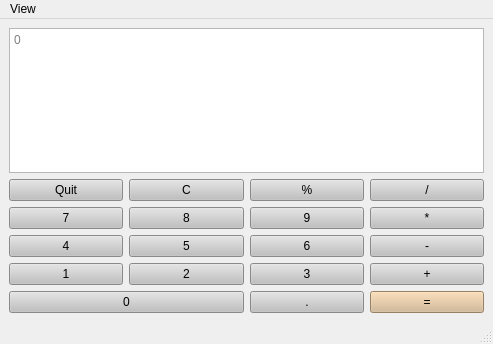
<?xml version="1.0" encoding="UTF-8"?>
<ui version="4.0">
 <class>MainWindow</class>
 <widget class="QMainWindow" name="MainWindow">
  <property name="geometry">
   <rect>
    <x>0</x>
    <y>0</y>
    <width>493</width>
    <height>344</height>
   </rect>
  </property>
  <property name="windowTitle">
   <string>MainWindow</string>
  </property>
  <widget class="QWidget" name="centralwidget">
   <layout class="QHBoxLayout" name="horizontalLayout">
    <item>
     <layout class="QGridLayout" name="gridLayout">
      <item row="0" column="0" colspan="4">
       <widget class="QTextEdit" name="textEdit">
        <property name="placeholderText">
         <string>0</string>
        </property>
       </widget>
      </item>
      <item row="1" column="0">
       <widget class="QPushButton" name="btn_quit">
        <property name="styleSheet">
         <string notr="true">background-color: #c0c0c0
</string>
        </property>
        <property name="text">
         <string>Quit</string>
        </property>
       </widget>
      </item>
      <item row="1" column="1">
       <widget class="QPushButton" name="btn_clean">
        <property name="styleSheet">
         <string notr="true">background-color: #c0c0c0
</string>
        </property>
        <property name="text">
         <string>C</string>
        </property>
       </widget>
      </item>
      <item row="1" column="2">
       <widget class="QPushButton" name="btn_left_over">
        <property name="styleSheet">
         <string notr="true">background-color: #c0c0c0

</string>
        </property>
        <property name="text">
         <string>%</string>
        </property>
       </widget>
      </item>
      <item row="1" column="3">
       <widget class="QPushButton" name="btn_division">
        <property name="styleSheet">
         <string notr="true">background-color: #c0c0c0
</string>
        </property>
        <property name="text">
         <string>/</string>
        </property>
       </widget>
      </item>
      <item row="2" column="0">
       <widget class="QPushButton" name="btn_seven">
        <property name="styleSheet">
         <string notr="true">background-color: #c0c0c0
</string>
        </property>
        <property name="text">
         <string>7</string>
        </property>
       </widget>
      </item>
      <item row="2" column="1">
       <widget class="QPushButton" name="btn_eight">
        <property name="styleSheet">
         <string notr="true">background-color: #c0c0c0
</string>
        </property>
        <property name="text">
         <string>8</string>
        </property>
       </widget>
      </item>
      <item row="2" column="2">
       <widget class="QPushButton" name="btn_nine">
        <property name="styleSheet">
         <string notr="true">background-color: #c0c0c0
</string>
        </property>
        <property name="text">
         <string>9</string>
        </property>
       </widget>
      </item>
      <item row="2" column="3">
       <widget class="QPushButton" name="btn_multiplication">
        <property name="styleSheet">
         <string notr="true">background-color: #c0c0c0
</string>
        </property>
        <property name="text">
         <string>*</string>
        </property>
       </widget>
      </item>
      <item row="3" column="0">
       <widget class="QPushButton" name="btn_for">
        <property name="styleSheet">
         <string notr="true">background-color: #c0c0c0
</string>
        </property>
        <property name="text">
         <string>4</string>
        </property>
       </widget>
      </item>
      <item row="3" column="1">
       <widget class="QPushButton" name="btn_five">
        <property name="styleSheet">
         <string notr="true">background-color: #c0c0c0
</string>
        </property>
        <property name="text">
         <string>5</string>
        </property>
       </widget>
      </item>
      <item row="3" column="2">
       <widget class="QPushButton" name="btn_six">
        <property name="styleSheet">
         <string notr="true">background-color: #c0c0c0
</string>
        </property>
        <property name="text">
         <string>6</string>
        </property>
       </widget>
      </item>
      <item row="3" column="3">
       <widget class="QPushButton" name="btn_minus">
        <property name="styleSheet">
         <string notr="true">background-color: #c0c0c0
</string>
        </property>
        <property name="text">
         <string>-</string>
        </property>
       </widget>
      </item>
      <item row="4" column="0">
       <widget class="QPushButton" name="btn_one">
        <property name="styleSheet">
         <string notr="true">background-color: #c0c0c0
</string>
        </property>
        <property name="text">
         <string>1</string>
        </property>
       </widget>
      </item>
      <item row="4" column="1">
       <widget class="QPushButton" name="btn_two">
        <property name="styleSheet">
         <string notr="true">background-color: #c0c0c0
</string>
        </property>
        <property name="text">
         <string>2</string>
        </property>
       </widget>
      </item>
      <item row="4" column="2">
       <widget class="QPushButton" name="btn_tree">
        <property name="styleSheet">
         <string notr="true">background-color: #c0c0c0
</string>
        </property>
        <property name="text">
         <string>3</string>
        </property>
       </widget>
      </item>
      <item row="4" column="3">
       <widget class="QPushButton" name="btn_total">
        <property name="styleSheet">
         <string notr="true">background-color: #c0c0c0
</string>
        </property>
        <property name="text">
         <string>+</string>
        </property>
       </widget>
      </item>
      <item row="5" column="2">
       <widget class="QPushButton" name="btn_decimal">
        <property name="styleSheet">
         <string notr="true">background-color: #c0c0c0
</string>
        </property>
        <property name="text">
         <string>.</string>
        </property>
       </widget>
      </item>
      <item row="5" column="3">
       <widget class="QPushButton" name="btn_equal">
        <property name="styleSheet">
         <string notr="true">background-color: #d2b48c
</string>
        </property>
        <property name="text">
         <string>=</string>
        </property>
       </widget>
      </item>
      <item row="5" column="0" colspan="2">
       <widget class="QPushButton" name="btn_zero">
        <property name="styleSheet">
         <string notr="true">background-color: #c0c0c0
</string>
        </property>
        <property name="text">
         <string>0</string>
        </property>
       </widget>
      </item>
     </layout>
    </item>
   </layout>
  </widget>
  <widget class="QMenuBar" name="menubar">
   <property name="geometry">
    <rect>
     <x>0</x>
     <y>0</y>
     <width>493</width>
     <height>22</height>
    </rect>
   </property>
   <widget class="QMenu" name="menuView">
    <property name="title">
     <string>View</string>
    </property>
    <addaction name="actionStandard"/>
    <addaction name="actionScientific"/>
   </widget>
   <addaction name="menuView"/>
  </widget>
  <widget class="QStatusBar" name="statusbar"/>
  <action name="actionStandard">
   <property name="text">
    <string>Standard</string>
   </property>
  </action>
  <action name="actionScientific">
   <property name="text">
    <string>Scientific</string>
   </property>
  </action>
  <action name="actionCopy">
   <property name="text">
    <string>Copy</string>
   </property>
  </action>
 </widget>
 <resources/>
 <connections/>
</ui>
